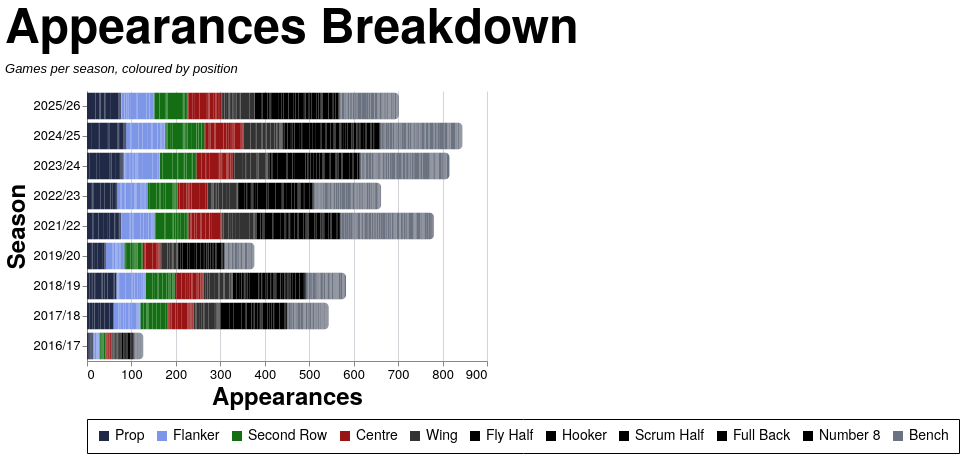

The specification (Vega-Lite) saved for this image:
### Vega-Lite specification from a JSON file in a GitHub repository (floating-point values rounded to 4 significant figures; data arrays with more than 128 entries replaced by an {"elided": "..."} marker saying what was removed)
{"config": {"axis": {"labelFont": "PT Sans Narrow, Helvetica Neue, Helvetica, Arial, sans-serif", "titleFont": "PT Sans Narrow, Helvetica Neue, Helvetica, Arial, sans-serif", "labelFontSize": 13, "titleFontSize": 24, "gridColor": "#202947", "gridOpacity": 0.2, "zindex": 1}, "text": {"font": "Lato, sans-serif"}, "bar": {"cornerRadiusEnd": 5}, "header": {"labelFont": "PT Sans Narrow, Helvetica Neue, Helvetica, Arial, sans-serif", "titleFont": "PT Sans Narrow, Helvetica Neue, Helvetica, Arial, sans-serif", "labelFontSize": 24, "titleFontSize": 28, "labelFontWeight": "bold", "orient": "left"}, "legend": {"labelFont": "PT Sans Narrow, Helvetica Neue, Helvetica, Arial, sans-serif", "titleFont": "PT Sans Narrow, Helvetica Neue, Helvetica, Arial, sans-serif", "labelFontSize": 14, "titleFontSize": 16, "titlePadding": 5, "fillColor": "white", "strokeColor": "black", "padding": 10, "titleFontWeight": "lighter", "titleFontStyle": "italic", "titleColor": "gray", "offset": 10}, "title": {"font": "PT Sans Narrow, Helvetica Neue, Helvetica, Arial, sans-serif", "fontSize": 48, "fontWeight": "bold", "anchor": "start", "align": "center", "titlePadding": 20, "subtitlePadding": 10, "subtitleFontSize": 13, "subtitleColor": "", "subtitleFontStyle": "italic", "offset": 15, "color": "black"}, "axisX": {"labelAngle": 0}, "facet": {"title": null, "header": null, "align": {"row": "each", "column": "each"}}, "resolve": {"scale": {"y": "independent", "facet": "independent"}}, "background": "transparent", "scale": {"offsetBandPaddingOuter": 0.2, "offsetBandPaddingInner": 0.1}, "view": {"stroke": null, "background": "transparent"}}, "data": {"name": "data-2c2e6dd2a373fc4f9371f030763a670d"}, "mark": {"type": "bar"}, "encoding": {"color": {"field": "color_value", "legend": {"orient": "bottom", "title": null}, "scale": {"domain": ["Prop", "Flanker", "Second Row", "Centre", "Wing", "Fly Half", "Hooker", "Scrum Half", "Full Back", "Number 8", "Bench"], "range": ["#202946", "#7d96e8", "#146f14", "#991515", "#333333", "#000000", "#000000", "#000000", "#000000", "#000000", "#6b7280"]}, "type": "nominal"}, "order": {"field": "stack_order", "type": "quantitative"}, "tooltip": [{"field": "player", "title": "Player", "type": "nominal"}, {"field": "season", "title": "Season", "type": "nominal"}, {"field": "color_value", "title": "Position", "type": "nominal"}, {"aggregate": "sum", "field": "apps", "title": "Appearances", "type": "quantitative"}], "x": {"aggregate": "sum", "field": "apps", "title": "Appearances", "type": "quantitative"}, "y": {"field": "season", "sort": {"field": "season_sort", "op": "max", "order": "descending"}, "title": "Season", "type": "nominal"}}, "height": {"step": 30}, "title": {"text": "Appearances Breakdown", "subtitle": "Games per season, coloured by position"}, "width": 400, "$schema": "https://vega.github.io/schema/vega-lite/v5.20.1.json", "datasets": {"data-2c2e6dd2a373fc4f9371f030763a670d": {"elided": "2509 records"}}}
